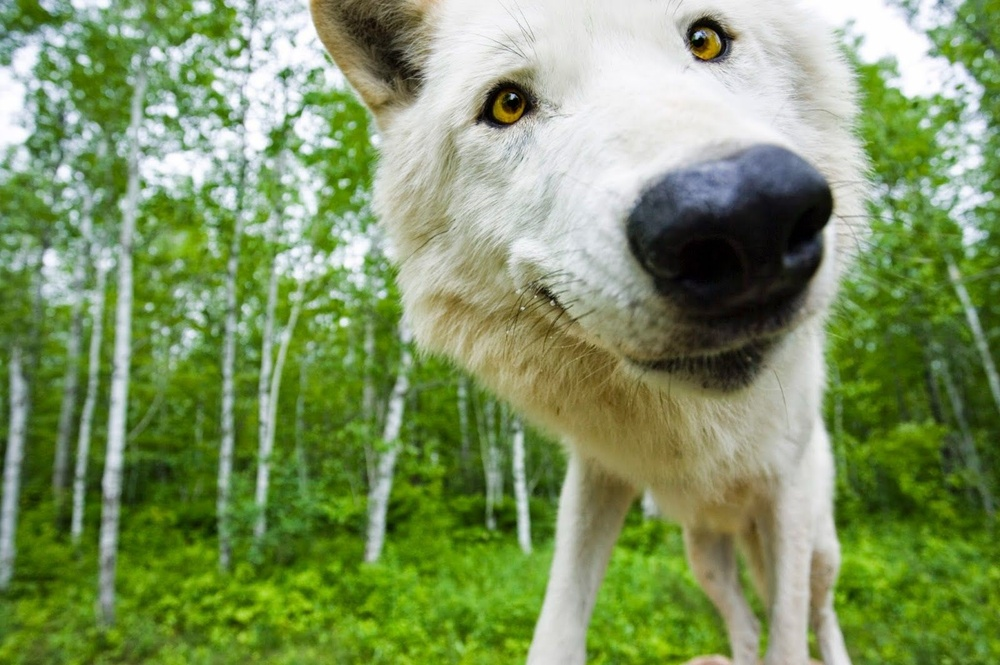
//> input picture help/Olga/4sem-lab4/lab4/jpeg.jpg, 1000 x 665 px, shrunk from 1600 x 1064 before the run
$ ./lab4   (built with g++ and OpenCV 4)
//> lines starting //> are read from the running program, lines starting //| are printed output that depends on the picture
#include <iostream>
#include <opencv2/opencv.hpp>
#include <vector>
#include <math.h>
#include <numeric>
#include <fstream>
#include <string>
#include <unordered_map>
#include <queue>
#include <bitset>

using namespace std;
using namespace cv;

const int luminance[8][8] =
{ 16, 11, 10, 16, 24, 40, 51, 61,
  12, 12, 14, 19, 26, 58, 60, 55,
  14, 13, 16, 24, 40, 57, 69, 56,
  14, 17, 22, 29, 51, 87, 80, 62,
  18, 22, 37, 56, 68,109,103, 77,
  24, 35, 55, 64, 81,104,113, 92,
  49, 64, 78, 87,103,121,120,101,
  72, 92, 95, 98,112,100,103, 99 };

const int color[8][8] =
{ 17, 18, 24, 47, 99, 99, 99, 99,
  18, 21, 26, 66, 99, 99, 99, 99,
  24, 26, 56, 99, 99, 99, 99, 99,
  47, 66, 99, 99, 99, 99, 99, 99,
  99, 99, 99, 99, 99, 99, 99, 99,
  99, 99, 99, 99, 99, 99, 99, 99,
  99, 99, 99, 99, 99, 99, 99, 99,
  99, 99, 99, 99, 99, 99, 99, 99 };

const int ZigZag[64] = {
	0, 1, 5, 6, 14, 15, 27, 28,
	2, 4, 7, 13, 16, 26, 29, 42,
	3, 8, 12, 17, 25, 30, 41, 43,
	9, 11, 18, 24, 31, 40, 44, 53,
	10, 19, 23, 32, 39, 45, 52, 54,
	20, 22, 33, 38, 46, 51, 55, 60,
	21, 34, 37, 47, 50, 56, 59, 61,
	35, 36, 48, 49, 57, 58, 62, 63
};

const int BYTE_SIZE = 8; // number of bits in a byte

const double PI = 3.14159265358979323846;

void subsample(Mat& cb, Mat& cr, int rows, int cols)
{
	Mat sub_cb(rows / 2, cols / 2, cb.type());
	Mat sub_cr(rows / 2, cols / 2, cr.type());

	for (int i = 0; i < rows; i += 2)
	{
		for (int j = 0; j < cols; j += 2)
		{
			int sum_cb = 0, sum_cr = 0, count_cb = 0, count_cr = 0;

			for (int k = 0; k < 2; k++)
			{
				for (int l = 0; l < 2; l++)
				{
					if (i + k < rows && j + l < cols)
					{
						sum_cb += cb.at<uchar>(i + k, j + l);
						count_cb++;

						sum_cr += cr.at<uchar>(i + k, j + l);
						count_cr++;
					}

				}
			}
			sub_cb.at<uchar>(i / 2, j / 2) = sum_cb / count_cb;
			sub_cr.at<uchar>(i / 2, j / 2) = sum_cr / count_cr;
		}
	}

	cb = sub_cb;
	cr = sub_cr;
}

// [35 lines left out: function re_subsample, not called in this run]

void IntoBlocks(Mat& channel, vector<Mat>& blocks)
{
	int blockCount = (channel.rows / 8) * (channel.cols / 8);
	int rows = channel.rows / 8;
	int cols = channel.cols / 8;
	blocks.clear();

	for (int i = 0; i < rows; i++) {
		for (int j = 0; j < cols; j++) {
			Rect rect(j * 8, i * 8, 8, 8);
			blocks.push_back(channel(rect));
		}
	}
	//cout << "\n\nHow many " << blockCount;
}

void dct(Mat& block, Mat& dctBlock)
{
	dctBlock.create(block.size(), block.type());

	for (int x = 0; x < 8; x++)
	{
		for (int y = 0; y < 8; y++)
		{
			block.at<float>(x, y) -= 128;
		}
	}

	const int N = 8;
	double cos1, cos2, sum;

	for (int i = 0; i < 8; i++) {
		for (int j = 0; j < 8; j++) {
			sum = 0;
			for (int y = 0; y < 8; y++) {
				for (int x = 0; x < 8; x++) {
					cos1 = cos(((2 * x + 1) * j * PI) / (2.0 * N));
					cos2 = cos(((2 * y + 1) * i * PI) / (2.0 * N));
					sum += block.at<float>(y, x) * cos1 * cos2;
				}
			}

			if (i == 0) sum /= std::sqrt(2.0);
			if (j == 0) sum /= std::sqrt(2.0);
			dctBlock.at<float>(u, v) = sum / 4.0;
		}
	}
}

void dct_block(Mat& block)
{
	Mat dctBlock;
	dct(block, dctBlock);
	block = dctBlock;
}

// [140 lines left out: functions idct, re_dct_block, quantization_y_block, re_quantization_y_block, quantization_cbcr_block, re_quantization_cbcr_block and 4 more, not called in this run]

struct Node_huff {
	char val;
	int freq;
	Node_huff* left;
	Node_huff* right;
	Node_huff(char c, int f) : val(c), freq(f), left(nullptr), right(nullptr) {}
};

struct compareNode_huffs {
	bool operator()(Node_huff* a, Node_huff* b) {
		return a->freq > b->freq;
	}
};

// [73 lines left out: functions buildTree, getCodesHelper, getCodes, encode, decode, merge_blocks, not called in this run]

int main()
{
	int quality = 1;

	fstream file_out_rle, file_out_rle_y, file_out_rle_cb, file_out_rle_cr, f_outrle, file_out_huff, file_out_enhuff;
	string all_rle = "";

	file_out_rle.open("out_rle.txt", ios::out);
	file_out_rle_y.open("out_rle_y.txt", ios::out);
	file_out_rle_cb.open("out_rle_cb.txt", ios::out);
	file_out_rle_cr.open("out_rle_cr.txt", ios::out);
	//f_outrle.open("outrle.txt", ios::out);
	file_out_huff.open("out_huff.txt", ios::out);
	file_out_enhuff.open("out_enhuff.txt", ios::out);

	Mat image = imread("jpeg.jpg");
//> image is the input picture: 665 rows x 1000 cols, CV_8UC3; mean B, G, R 96.8, 148, 126.4

	if (image.empty())
	{
		cout << "Image not found" << endl;
		return 0;
	}

	const int rows = image.rows;
//> rows = 665
	const int cols = image.cols;
//> cols = 1000

	Mat ycbcrImage;
	cvtColor(image, ycbcrImage, COLOR_BGR2YCrCb);
//> ycbcrImage: 665 rows x 1000 cols, CV_8UC3; mean of channels 0, 1, 2 135.7, 121.3, 106.1

	vector<Mat> ycbcrChannels(3);
	split(ycbcrImage, ycbcrChannels);
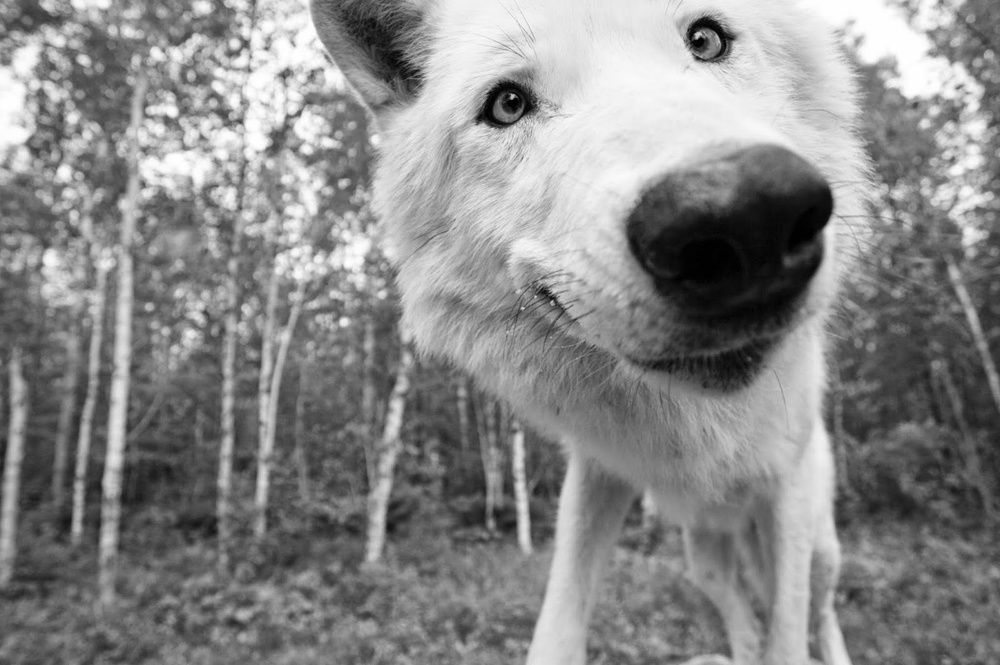
//> ycbcrChannels[0]: 665 rows x 1000 cols, CV_8UC1; min 0, max 255, mean 135.7
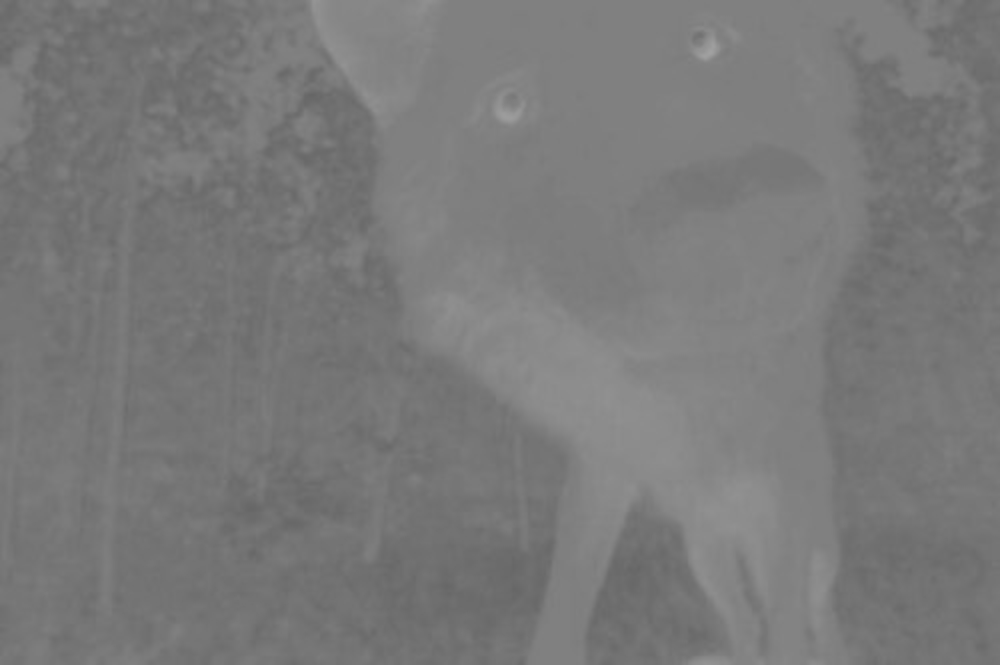
//> ycbcrChannels[1]: 665 rows x 1000 cols, CV_8UC1; min 102, max 161, mean 121.3
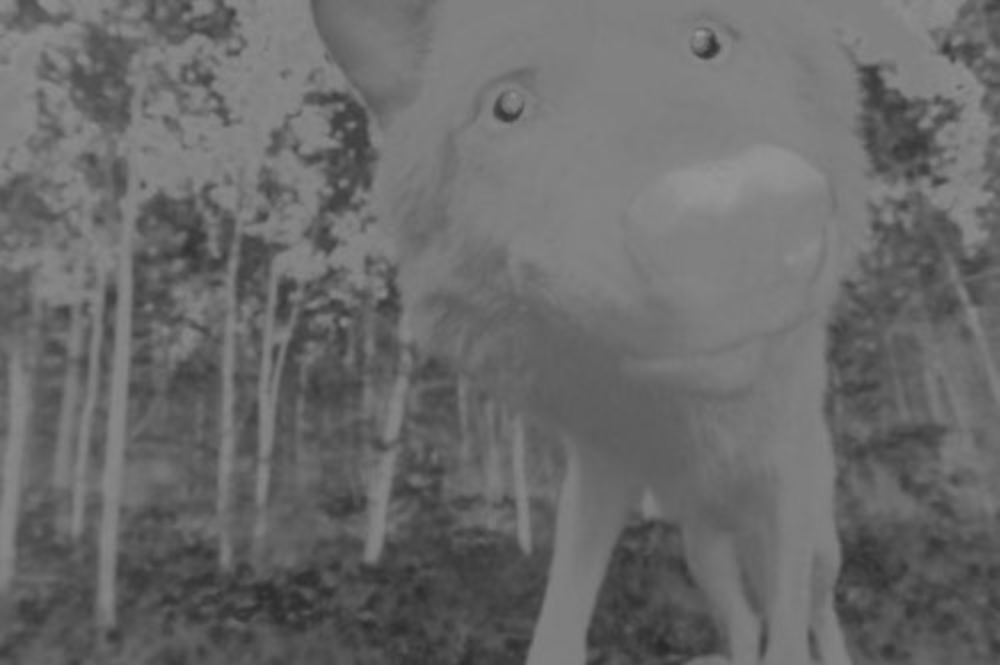
//> ycbcrChannels[2]: 665 rows x 1000 cols, CV_8UC1; min 40, max 151, mean 106.1
	Mat y = ycbcrChannels[0];
	Mat cb = ycbcrChannels[1];
	Mat cr = ycbcrChannels[2];

	imwrite("Y.jpg", y);
	imwrite("Cb.jpg", cb);
	imwrite("Cr.jpg", cr);

	subsample(cb, cr, rows, cols);

	imwrite("Cb_1.jpg", cb);
	imwrite("Cr_1.jpg", cr);

	// [12 lines of commented-out code are left out]

	vector<Mat> y_blocks;
	vector<Mat> cb_blocks;
	vector<Mat> cr_blocks;

	IntoBlocks(y, y_blocks);
	IntoBlocks(cb, cb_blocks);
	IntoBlocks(cr, cr_blocks);

	for (int i = 0; i < y_blocks.size(); i++)
	{
		y_blocks[i].convertTo(y_blocks[i], CV_32F);

		Mat& y_block = y_blocks[i];
		// [9 lines of commented-out code are left out]

//> (the run ends here: the program needs code that is not available in this run, at `dctBlock.at<float>(u, v) = sum / 4.0;`)
